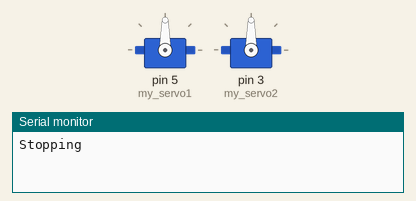
The sketch below on a simulated Arduino Uno, built with avr-gcc and run on an emulated ATmega328P. Parts: 2 × servo, the last lines printed to the serial monitor.

Above: at 0.05 s.
At 4.0 s:
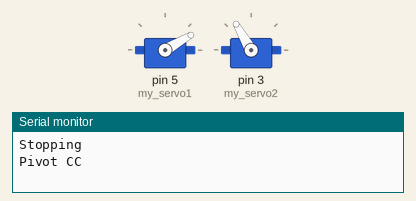
Timing chart, 0 to 7.8 s (numbered marks = the images above):
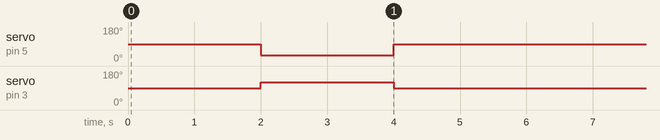

Measured:
- by itself, servo on pin 5 (my_servo1): alternates 90° for 4.0 s and 30° for 2.0 s
- by itself, servo on pin 3 (my_servo2): alternates 120° for 2.0 s and 90° for 4.0 s

The sketch:

sketch_apr10a.ino
```cpp
#include <Servo.h>
Servo my_servo1;
Servo my_servo2;
int STOP_POWER = 90;

void setup () {
  my_servo1.attach(5); // Use PWM pin 5 to control Sabertooth.
  my_servo2.attach(3);
  Serial.begin(9600);
}

void loop() {
  // 0 means full power in one direction.
  // Actually the minimum value for me is around 30.
  // A smaller value won't drive the motor.

  // 90 means stopping the motor.

  // 180 means full power in the other direction.
  // Actually the maximum value for me is around 160.
  // A larger value won't drive the motor either.

  stopBot();

  pivotCW();
  // move forward
  stopBot();

}

void moveBotForward(int power){
  power = constrain(power, 0, 89);
  Serial.println("Moving forward");
  my_servo1.write(power);
  my_servo2.write(power);
  delay(2000);
}


void moveBotBackwards(int power){
  power = constrain(power, 91, 180);
  Serial.println("Moving backwards");
  my_servo1.write(power);
  my_servo2.write(power);
  delay(2000);
}


void stopBot(){
  Serial.println("Stopping");
  my_servo1.write(STOP_POWER);
  my_servo2.write(STOP_POWER);
  delay(2000);
}


void pivotCW(){
  Serial.println("Pivot CC");
  my_servo1.write(30);
  my_servo2.write(120);
  delay(2000);
}


      
```
